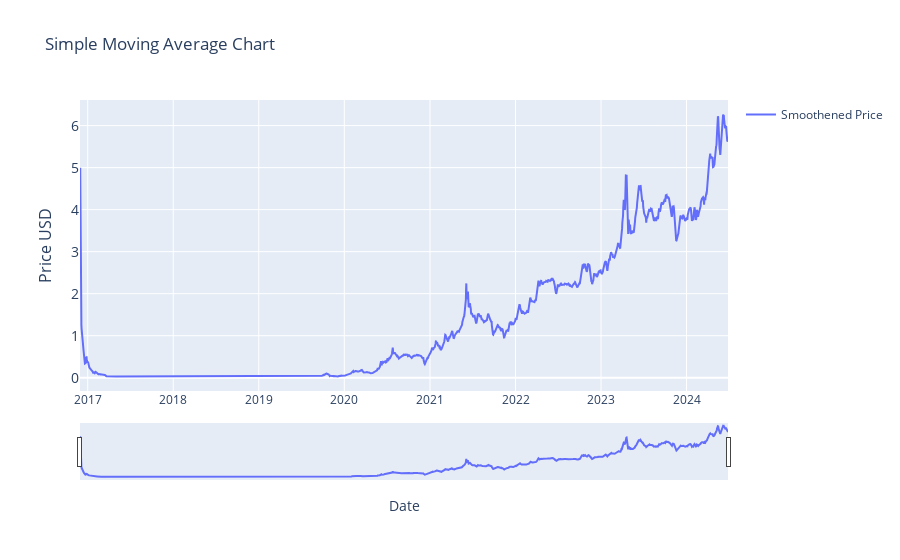

Here is the notebook cell this chart was saved with:
### Markdown cell above
### Moving Averages (2)

### Code cell
# # SIMPLE Moving Average (SMA)                            
#  | Part of Moving Averages (2) block


import plotly.graph_objects as go
import pandas as pd
from ipywidgets import interact, DatePicker
import numpy as np

# renames current item to df
df = current_item

# calculates the 7-day moving average. 
# change window = to change period for average.
df['smoothened_price'] = df['price_usd'].rolling(window=2).mean()

# Function to update the graph based on the selected date range
def update_graph(start_date, end_date):
    # Filtering the data based on the date range
    mask = (df.index >= pd.to_datetime(start_date)) & (df.index <= pd.to_datetime(end_date))
    filtered_data = df.loc[mask]

    # Creating the plot
    fig = go.Figure()
    fig.add_trace(go.Scatter(x=filtered_data.index, y=filtered_data['smoothened_price'], mode='lines', name='Smoothened Price'))

    # Formatting
    fig.update_layout(
        title='Simple Moving Average Chart',
        xaxis_title='Date',
        yaxis_title='Price USD',
        yaxis=dict(
            title='Price USD',
            titlefont_size=16,
            tickfont_size=14,
        ),
        xaxis=dict(  # Added lines for range slider
            rangeslider=dict(
                visible=True
            ),
            type="date"
        ),
        showlegend=True

        )

    fig.show()


# Creating interactive widgets for date selection
start_date_picker = DatePicker(description='Start Date', value=START_DATE)
end_date_picker = DatePicker(description='End Date', value=END_DATE)

# Display the interactive widget
interact(update_graph, start_date=start_date_picker, end_date=end_date_picker)

### Figure 1 — Plotly figure (JSON) as saved in the notebook; plotly's stock layout.template omitted (floating-point values rounded to 4 significant figures; data arrays with more than 128 entries replaced by an {"elided": "..."} marker saying what was removed)
{"data": [{"mode": "lines", "name": "Smoothened Price", "type": "scatter", "x": {"elided": "2767 str values"}, "y": {"elided": "2767 float values"}}], "layout": {"showlegend": true, "title": {"text": "Simple Moving Average Chart"}, "xaxis": {"rangeslider": {"visible": true}, "title": {"text": "Date"}, "type": "date"}, "yaxis": {"tickfont": {"size": 14}, "title": {"font": {"size": 16}, "text": "Price USD"}}}}
